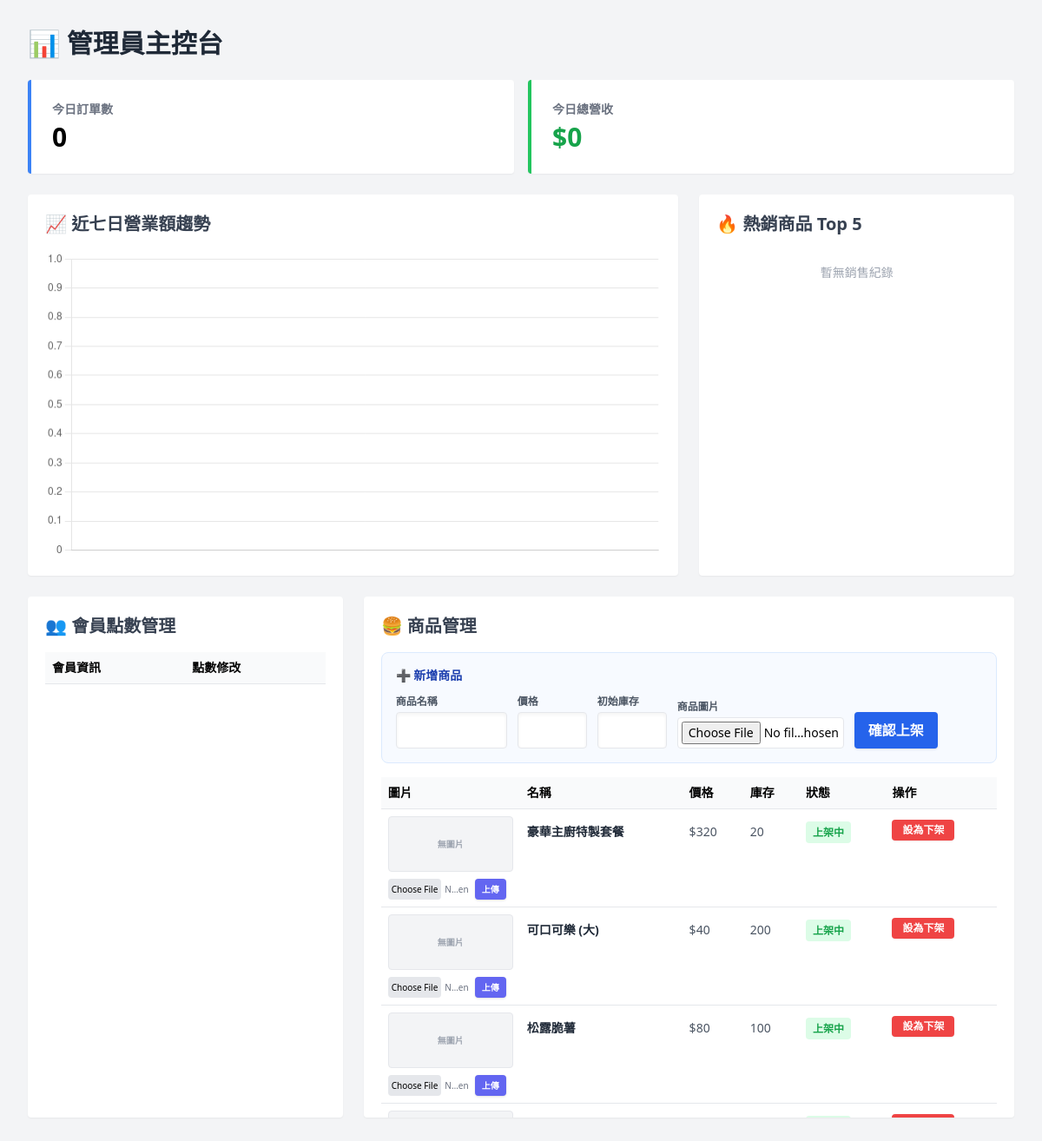
The app's page /admin.php with its own data.
### tables this page shows
CREATE TABLE products (
    id INT AUTO_INCREMENT PRIMARY KEY,
    name VARCHAR(100) NOT NULL COMMENT '商品名稱',
    price INT NOT NULL COMMENT '價格',
    stock INT NOT NULL DEFAULT 0 COMMENT '庫存數量',
    status ENUM('active', 'inactive') DEFAULT 'active' COMMENT '上下架狀態',
    image_path VARCHAR(255) NULL COMMENT '圖片路徑',
    created_at TIMESTAMP DEFAULT CURRENT_TIMESTAMP
);

### admin.php (the view, shortened to what this page needs)
<?php
require 'phone/db.php';
$today = date('Y-m-d');
$todayStats = $pdo->query("SELECT COUNT(*) as count, IFNULL(SUM(total_amount), 0) as total FROM orders WHERE DATE(created_at) = '$today'")->fetch();
$dates = []; $totals = [];
$topProducts = $pdo->query("
    SELECT p.name, SUM(oi.qty) as total_sold
    FROM order_items oi JOIN products p ON oi.product_id = p.id
    GROUP BY p.id ORDER BY total_sold DESC LIMIT 5
")->fetchAll();
$products = $pdo->query("SELECT * FROM products ORDER BY id DESC")->fetchAll();
?>
<!DOCTYPE html>
<html lang="zh-TW">
<head>
    <script src="https://cdn.tailwindcss.com"></script>
</head>
<body class="bg-gray-100 p-8">
    <div class="max-w-7xl mx-auto space-y-6">
        <h1 class="text-3xl font-bold text-gray-800">📊 管理員主控台</h1>
        <div class="grid grid-cols-2 gap-4">
            <div class="bg-white p-6 rounded shadow-sm border-l-4 border-blue-500">
                <h3 class="text-gray-500 text-sm font-bold">今日訂單數</h3>
                <p class="text-3xl font-bold mt-1"><?= $todayStats['count'] ?></p>
            </div>
            <div class="bg-white p-6 rounded shadow-sm border-l-4 border-green-500">
                <h3 class="text-gray-500 text-sm font-bold">今日總營收</h3>
                <p class="text-3xl font-bold text-green-600 mt-1">$<?= number_format($todayStats['total']) ?></p>
            </div>
        </div>
        <div class="grid grid-cols-1 lg:grid-cols-3 gap-6">
            <div class="bg-white p-5 rounded shadow-sm lg:col-span-2">
                <h2 class="text-xl font-bold mb-4 text-gray-700">📈 近七日營業額趨勢</h2>
                <canvas id="salesChart"></canvas>
            </div>
            <div class="bg-white p-5 rounded shadow-sm flex flex-col">
                <h2 class="text-xl font-bold mb-4 text-gray-700">🔥 熱銷商品 Top 5</h2>
                <ul class="divide-y divide-gray-100 flex-1">
                    <?php if (empty($topProducts)): ?>
                        <li class="py-4 text-gray-400 text-sm text-center">暫無銷售紀錄</li>
                    <?php endif; ?>
                </ul>
            </div>
            <div class="bg-white p-5 rounded shadow-sm overflow-y-auto max-h-[600px]">
                <h2 class="text-xl font-bold mb-4 text-gray-700">👥 會員點數管理</h2>
                <table class="w-full text-left text-sm">
                    <thead class="bg-gray-50 border-b"><tr><th class="p-2">會員資訊</th><th class="p-2">點數修改</th></tr></thead>
                </table>
            </div>
            <div class="bg-white p-5 rounded shadow-sm lg:col-span-2 overflow-y-auto max-h-[600px]">
                <h2 class="text-xl font-bold mb-4 text-gray-700">🍔 商品管理</h2>
                <div class="mb-4 bg-blue-50/50 p-4 rounded-lg border border-blue-100">
                    <h3 class="font-bold mb-3 text-blue-800 text-sm">➕ 新增商品</h3>
                    <form method="POST" enctype="multipart/form-data" class="flex flex-wrap gap-3 items-end">
                        <div><label class="block text-xs mb-1 text-gray-600 font-bold">商品名稱</label><input type="text" name="name" required class="border p-2 rounded w-32 shadow-inner"></div>
                        <div><label class="block text-xs mb-1 text-gray-600 font-bold">價格</label><input type="number" name="price" required min="0" class="border p-2 rounded w-20 shadow-inner"></div>
                        <div><label class="block text-xs mb-1 text-gray-600 font-bold">初始庫存</label><input type="number" name="stock" required min="0" class="border p-2 rounded w-20 shadow-inner"></div>
                        <div><label class="block text-xs mb-1 text-gray-600 font-bold">商品圖片</label><input type="file" name="image" accept="image/*" class="border p-1 rounded w-48 text-sm bg-white"></div>
                        <button type="submit" class="bg-blue-600 hover:bg-blue-700 text-white px-4 py-2 rounded font-bold shadow h-[42px]">確認上架</button>
                    </form>
                </div>
                <table class="w-full text-left text-sm">
                    <thead class="bg-gray-50 border-b"><tr><th class="p-2">圖片</th><th class="p-2">名稱</th><th class="p-2">價格</th><th class="p-2">庫存</th><th class="p-2">狀態</th><th class="p-2">操作</th></tr></thead>
                    <tbody>
                        <?php foreach ($products as $p): ?>
                        <tr class="border-b hover:bg-gray-50">
                            <td class="p-2 align-top w-40">
                                <?php if ($p['image_path']): ?>
                                    <img src="<?= htmlspecialchars($p['image_path']) ?>" class="w-full h-16 object-cover rounded mb-2 border border-gray-200">
                                <?php else: ?>
                                    <div class="w-full h-16 bg-gray-100 rounded border border-gray-200 flex items-center justify-center text-[10px] text-gray-400 font-bold mb-2">無圖片</div>
                                <?php endif; ?>
                                <form method="POST" enctype="multipart/form-data" class="flex flex-col gap-1">
                                    <div class="flex items-center gap-1">
                                        <input type="file" name="new_image" accept="image/*" required class="w-24 text-[10px] file:text-[10px] file:py-0.5 file:px-1 file:border-0 file:bg-gray-200 file:rounded file:cursor-pointer text-gray-500">
                                        <button type="submit" class="bg-indigo-500 hover:bg-indigo-600 text-white px-2 py-0.5 rounded text-[10px] font-bold shadow">上傳</button>
                                    </div>
                                </form>
                            </td>
                            <td class="p-2 font-bold text-gray-800 align-top pt-4"><?= htmlspecialchars($p['name']) ?></td>
                            <td class="p-2 text-gray-600 align-top pt-4">$<?= $p['price'] ?></td>
                            <td class="p-2 text-gray-600 align-top pt-4"><?= $p['stock'] ?></td>
                            <td class="p-2 align-top pt-4">
                                <span class="<?= $p['status'] === 'active' ? 'text-green-600 bg-green-100' : 'text-red-600 bg-red-100' ?> font-bold px-2 py-1 rounded text-xs">
                                    <?= $p['status'] === 'active' ? '上架中' : '已下架' ?>
                                </span>
                            </td>
                            <td class="p-2 align-top pt-3">
                                <form method="POST">
                                    <button type="submit" class="<?= $p['status'] === 'active' ? 'bg-red-500 hover:bg-red-600' : 'bg-green-500 hover:bg-green-600' ?> text-white px-3 py-1 rounded transition-colors font-bold text-xs shadow-sm">
                                        <?= $p['status'] === 'active' ? '設為下架' : '重新上架' ?>
                                    </button>
                                </form>
                            </td>
                        </tr>
                        <?php endforeach; ?>
                    </tbody>
                </table>
            </div>
        </div>
    </div>
    <script>
        const ctx = document.getElementById('salesChart').getContext('2d');
        new Chart(ctx, {
            type: 'line',
            data: {
                labels: <?= json_encode($dates) ?>,
                datasets: [{
                    label: '營業額 (NTD)',
                    data: <?= json_encode($totals) ?>,
                    borderColor: 'rgb(59, 130, 246)',
                    backgroundColor: 'rgba(59, 130, 246, 0.1)',
                    fill: true, tension: 0.3, pointBackgroundColor: 'rgb(59, 130, 246)', pointHoverBorderColor: 'rgb(59, 130, 246)'
                }]
            },
            options: { responsive: true, plugins: { legend: { display: false } }, scales: { y: { beginAtZero: true, grid: { borderDash: [5, 5] } }, x: { grid: { display: false } } } }
        });
    </script>
</body>
</html>

### records on screen
products: shows "無圖片", name "豪華主廚特製套餐", price "320", stock "20", status "上架中"
products: shows "無圖片", name "可口可樂 (大)", price "40", stock "200", status "上架中"
products: shows "無圖片", name "松露脆薯", price "80", stock "100", status "上架中"

### other values on screen
$todayStats['count'] "0"
$todayStats['total'] "0"
